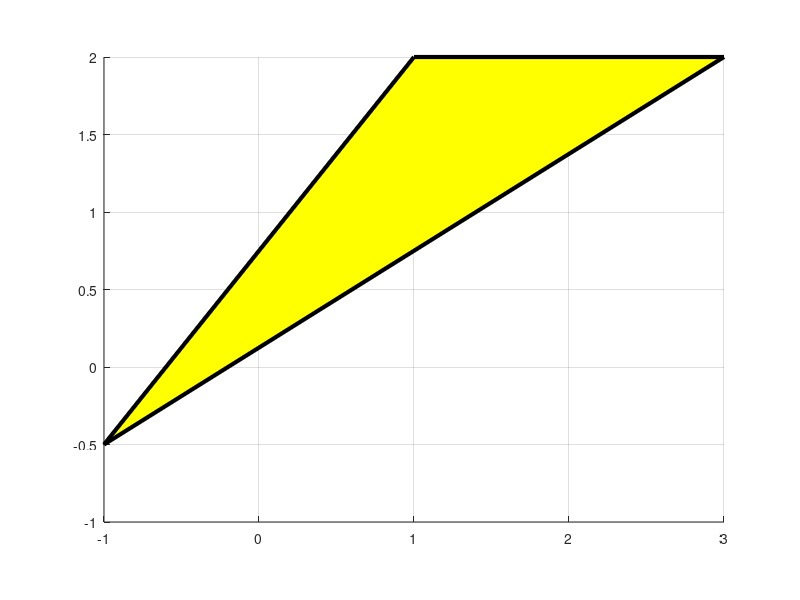

Here is the MATLAB script that generated this plot: (Note: this script raises an error after producing the figure.)
% Finite Element Modeling with Abaqus and Matlab for  Thermal and 
% Stress Analysis
% (C)  2015, Petr Krysl
%
% Strain patterns calculated for a single triangle.
function pnpT3strains

%% 
xall= [-1, -1/2; 3, 2; 1, 2];%Coordinates of the nodes

gradNpar= [-1,-1;1,0;0,1];%Gradients of the basis fncs wrt the param. coords
conn= [1,2,3];% The definition of the element, listing its nodes
x=xall(conn,:);% The coordinates  of the three nodes
J=x'*gradNpar % Compute the Jacobian matrix
gradN=gradNpar/J

figure
patch('xdata',x(conn,1),'ydata',x(conn,2), 'facecolor','y', 'linewidth',3);;
grid on
axis equal
set(gca,'xlim',[-1,3])
set(gca,'ylim',[-1,2])
labels('\it x','\it y')
set_pub_defaults
%% 
% Anonymous function to calculate one nodal strain-displacement matrix
Bn=@(gradNn)[gradNn(1),0;
    0,gradNn(2);
    gradNn(2),gradNn(1)];

%% 
% 
B1=Bn(gradN(1,:))
B2=Bn(gradN(2,:))
B3=Bn(gradN(3,:))

syms psi Xc Yc real 
syms x1 y1 x2 y2 x3 y3 real 
rot=@(X)[0,-psi;psi,0]*(X-[Xc;Yc]);
u1=rot([x1;y1])
u2=rot([x2;y2])
u3=rot([x3;y3])
e=B1*u1+B2*u2+B3*u3
simplify(e)